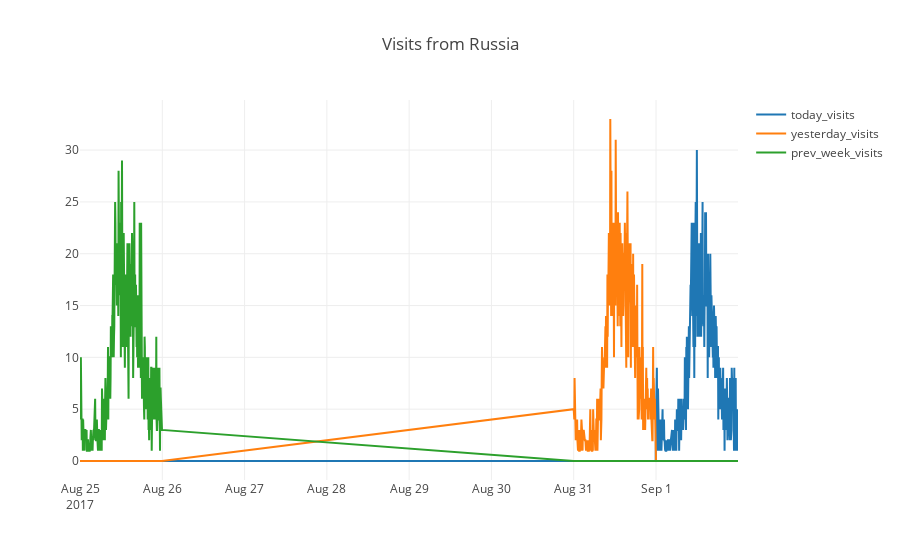

Notebook code for this chart:
### Code cell
q = '''
    SELECT
        countIf(Date = '2017-09-01') as today_visits,
        countIf(Date = toDate('2017-09-01') - 1) as yesterday_visits,
        countIf(Date = toDate('2017-09-01') - 7) as prev_week_visits,
        toStartOfFiveMinute(DateTime) as date
    FROM visits_all
    WHERE RegionCountry = 'Russia'
        AND Date IN ('2017-09-01', toDate('2017-09-01') - 1, toDate('2017-09-01') - 7)
    GROUP BY date
    ORDER BY date
    FORMAT TabSeparatedWithNames
'''

plotly_line_df(get_clickhouse_df(q).set_index('date'), title = 'Visits from Russia')

### Figure 1 — Plotly figure (JSON) as saved in the notebook; plotly's stock layout.template omitted (floating-point values rounded to 4 significant figures; data arrays with more than 128 entries replaced by an {"elided": "..."} marker saying what was removed)
{"data": [{"mode": "lines", "name": "today_visits", "type": "scatter", "x": {"elided": "812 str values"}, "y": {"elided": "812 int values"}}, {"mode": "lines", "name": "yesterday_visits", "type": "scatter", "x": {"elided": "812 str values"}, "y": {"elided": "812 int values"}}, {"mode": "lines", "name": "prev_week_visits", "type": "scatter", "x": {"elided": "812 str values"}, "y": {"elided": "812 int values"}}], "layout": {"title": "Visits from Russia"}}
